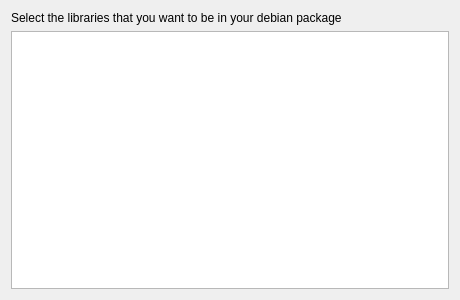
<?xml version="1.0" encoding="UTF-8"?>
<ui version="4.0">
 <class>LibraryGrabberWizardPage3</class>
 <widget class="QWizardPage" name="LibraryGrabberWizardPage3">
  <property name="geometry">
   <rect>
    <x>0</x>
    <y>0</y>
    <width>460</width>
    <height>300</height>
   </rect>
  </property>
  <property name="windowTitle">
   <string>WizardPage</string>
  </property>
  <layout class="QVBoxLayout" name="verticalLayout">
   <item>
    <widget class="QLabel" name="label">
     <property name="text">
      <string>Select the libraries that you want to be in your debian package</string>
     </property>
    </widget>
   </item>
   <item>
    <widget class="QTableView" name="tableView">
     <property name="editTriggers">
      <set>QAbstractItemView::NoEditTriggers</set>
     </property>
     <property name="selectionBehavior">
      <enum>QAbstractItemView::SelectRows</enum>
     </property>
     <property name="sortingEnabled">
      <bool>true</bool>
     </property>
    </widget>
   </item>
  </layout>
 </widget>
 <resources/>
 <connections/>
</ui>
